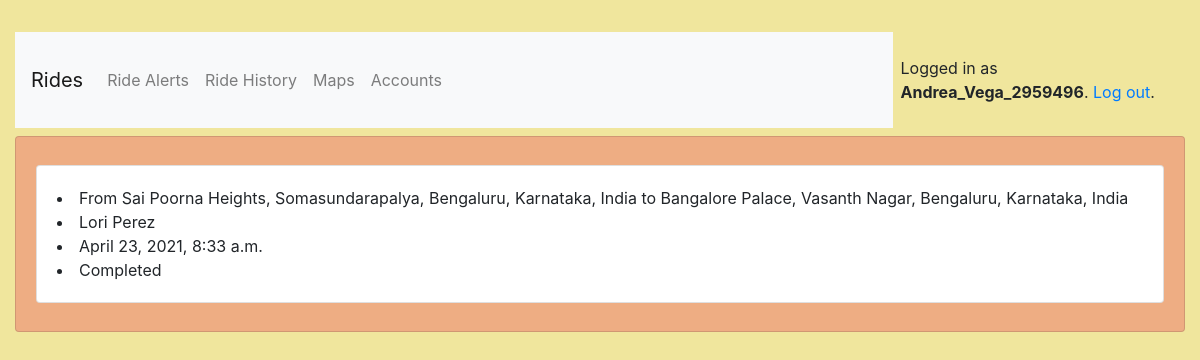
Screenshot of /e/rides/ (signed in) with the database file from the repository.
### rides/models.py (models this page shows, shortened)
class User(AbstractUser):
    is_rider = models.BooleanField(default=False)
    is_ex = models.BooleanField(default=False)
    name = models.CharField(max_length=100)
    cell = PhoneNumberField(blank=True)
    wallet = models.DecimalField(max_digits=15, decimal_places=2, default=0.0)

class Ride(models.Model):
    rider = models.ForeignKey(User, on_delete=models.CASCADE, null=True, blank=True)
    cabee = models.ForeignKey(Executive, on_delete=models.CASCADE, null=True, blank=True)
    cab = models.ForeignKey(Cab, on_delete=models.CASCADE, null=True, blank=True)
    date_time = models.DateTimeField(auto_now=False, auto_now_add=True)
    updated_time = models.DateTimeField(auto_now=True, auto_now_add=False)
    status = models.ForeignKey(Status, on_delete=models.CASCADE, null=True, blank=True)
    travelled = models.DecimalField(max_digits=15, decimal_places=2, default=0.0)
    charges = models.DecimalField(max_digits=15, decimal_places=2, default=0.0)
    source = models.CharField(max_length=200, blank=False)
    destination = models.CharField(max_length=200, blank=False)
    is_started = models.BooleanField(default=False)

class Status(models.Model):
    name = models.CharField(max_length=30)
    color = models.CharField(max_length=7, default='#007bff')
    class Meta:
        verbose_name_plural = "Status"

### rides/views/executive.py (the view)
# urls.py: path('rides/', rider.PastRides.as_view(), name='history'),
@method_decorator([login_required, executive_required], name='dispatch')
class PastRides(ListView):
    model = Ride
    context_object_name = "rides"
    template_name = 'rides/exec/ride_history.html'
    queryset = Ride.objects.exclude(status=Status.objects.get(name="On Queue"))
    def get_queryset(self):
        queryset = self.queryset.filter(cabee=self.request.user.executive)
        return queryset
    def get_context_data(self, **kwargs):
        context = super().get_context_data(**kwargs)
        rides = self.queryset.filter(cabee=self.request.user.executive)
        print(rides.count())
        context['ride_available'] = False if rides.count() == 0 else True
        return context

### rides/templates/rides/exec/ride_history.html (shortened to what this page needs)
{% extends "base.html" %}
{% block content %}
    {% if ride_available %}
        {% for ride in rides %}
            <div class="row my-2">
                <div class="card w-100">
                    <div class="card-body">
                        <li>From {{ ride.source }} to {{ ride.destination }}</li>
                        <li>{{ ride.rider.name }}</li>
                        <li>{{ ride.date_time }}</li>
                        <li>{{ ride.status.name }}</li>
                    </div>
                </div>
            </div>
        {% endfor %}
    {% else %}
        <h3>No rides started yet</h3>
    {% endif %}
{% endblock %}

### templates/base.html (shortened to what this page needs)
{% load static %}
<!DOCTYPE html>
<html>
  <head>
    <link rel="stylesheet" href="https://maxcdn.bootstrapcdn.com/bootstrap/4.0.0/css/bootstrap.min.css">
    <link rel="stylesheet" type="text/css" href="{% static 'css/app/app_view.css' %}">
  </head>
  <body>
    <div class="container my-4">
      <div class="row justify-content-center">
        <div class="contianer" id="body_content">
          <div class="row my-2">
            <nav class="navbar navbar-expand-lg navbar-light bg-light col-sm-6 col-md-8 col-lg-9">
              <a class="navbar-brand" data-toggle="tooltip" title="Go to home page!" href="{% url 'home' %}">Rides</a>
              <div class="navbar-nav">
                {% if user.is_authenticated %}
                  <div class="collapse navbar-collapse" id="navbarSupportedContent">
                    <ul class="navbar-nav mr-auto">
                      {% if user.is_rider %}
                        <li>
                          <a class="nav-item nav-link" href="{% url 'rider:book' %}">Get Ride</a>
                        </li>
                        <li>
                          <a class="nav-item nav-link" href="{% url 'rider:history' %}">Ride History</a>
                        </li>
                      {% else %}
                        <li>
                          <a class="nav-item nav-link" href="{% url 'exec:alerts' %}">Ride Alerts</a>
                        </li>
                        <li>
                          <a class="nav-item nav-link" href="{% url 'exec:history' %}">Ride History</a>
                        </li>
                        <li>
                          <a class="nav-item nav-link" href="{% url 'exec:maps' %}">Maps</a>
                        </li>
                        <li>
                          <a class="nav-item nav-link" href="{% url 'exec:payments' %}">Accounts</a>
                        </li>
                      {% endif %}
                    </ul>
                  </div>
                {% endif %}
              </div>
            </nav>
            <div class="d-inline-flex p-2 col-sm-6 col-md-4 col-lg-3">
              {% if user.is_authenticated %}
                <p class="pt-3">Logged in as <strong>{{ user.username }}</strong>. <a href="{% url 'logout' %}">Log out</a>.</p>
              {% else %}
                <a href="{% url 'signup' %}" class="btn btn-primary" role="button">Sign up</a>
                <a href="{% url 'login' %}" class="btn btn-light" role="button">Log in</a>
              {% endif %}
            </div>
          </div>
          <div class="row">
            <div class="card mb-3 col" id="main_content">
              <div class="card-body">
                {% block content %}
                {% endblock %}
              </div>
            </div>
          </div>
        </div>
      </div>
    </div>
  </body>
</html>

### rides/static/css/app/app_view.css (style rules this page uses)
body,html { background: #F0E69D; }
#main_content { background-color: #EEAD83; }
#body_content { width: 100%; }

### rows the page displays
User: username "Andrea_Vega_2959496"
Ride: source "Sai Poorna Heights, Somasundarapalya, Bengaluru, Karnataka, India", destination "Bangalore Palace, Vasanth Nagar, Bengaluru, Karnataka, India", rider.name "Lori Perez", date_time "April 23, 2021, 8:33 a.m.", status.name "Completed"
